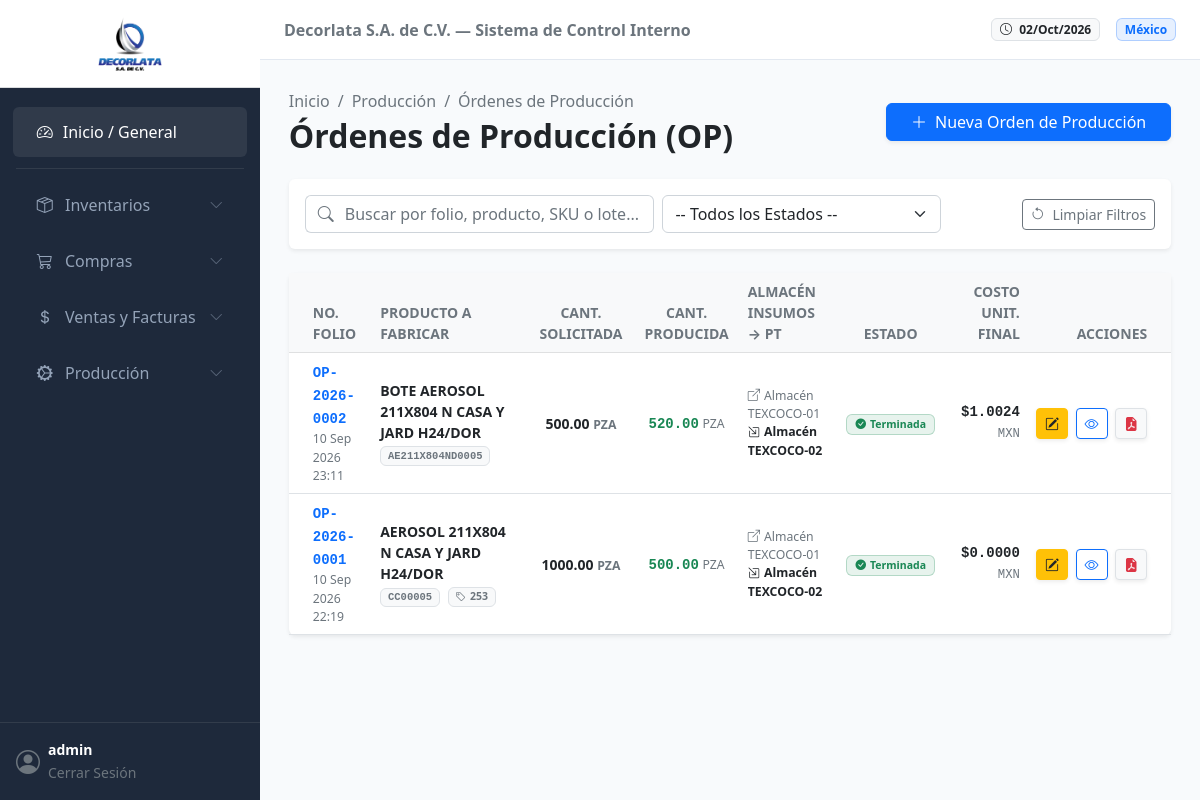
The page /produccion/ordenes/ (signed in) on the database as committed earlier.
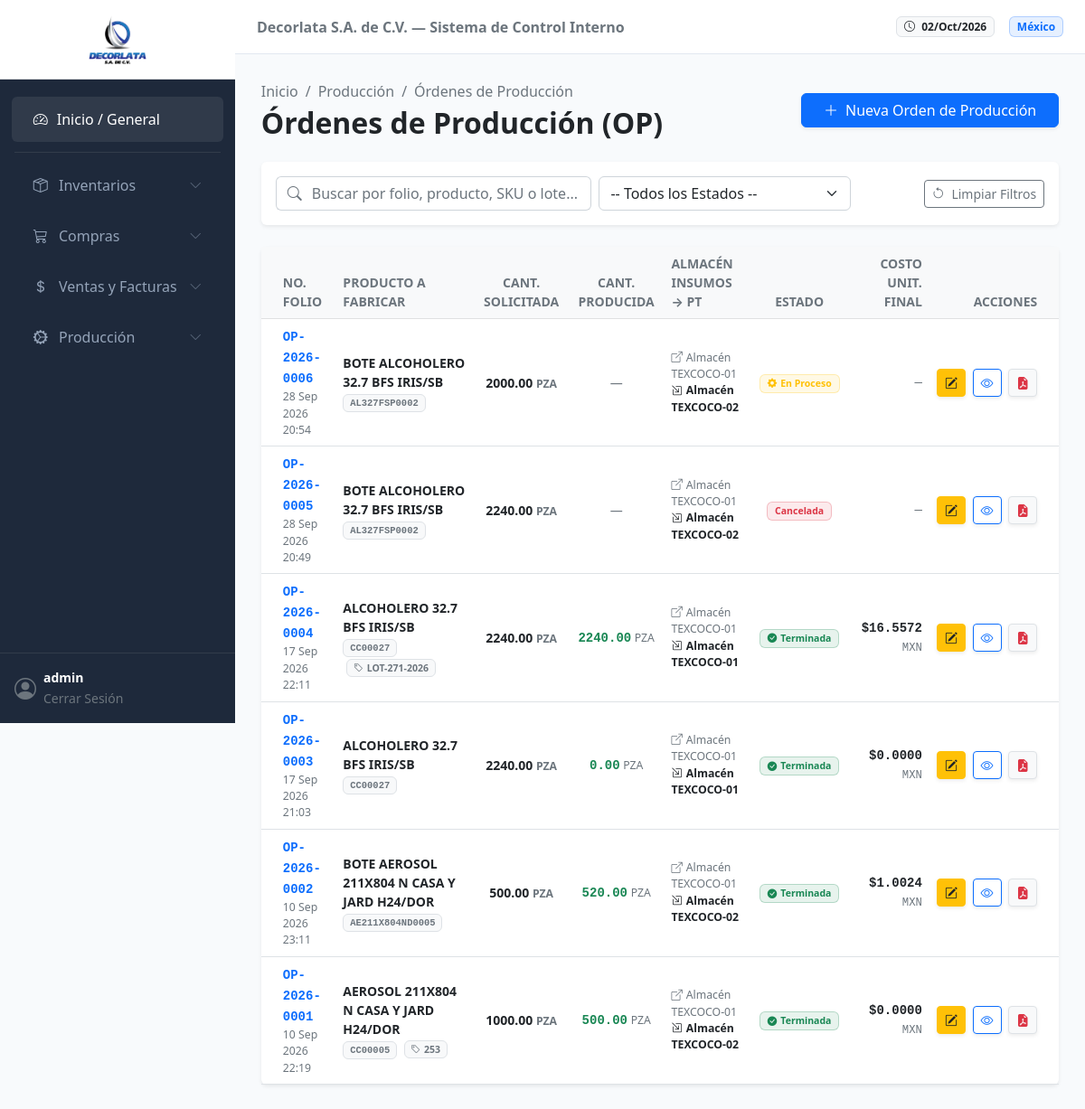
The same page on the database as committed later.
### produccion/models.py (models this page shows, shortened)
class OrdenProduccion(models.Model):
    PLANEADA = 'PLA'
    EN_PROCESO = 'PRO'
    TERMINADA = 'TER'
    CANCELADA = 'CAN'
    ESTADOS_PRODUCCION = [
        (PLANEADA, 'Planeada / En Espera'),
        (EN_PROCESO, 'En Proceso de Fabricación'),
        (TERMINADA, 'Terminada (Stock Afectado)'),
        (CANCELADA, 'Cancelada'),
    ]
    folio = models.CharField(
        max_length=20,
        unique=True,
        editable=False,
        verbose_name="No. Orden de Producción"
    )
    producto_a_fabricar = models.ForeignKey(
        Producto,
        on_delete=models.PROTECT,
        related_name='ordenes_fabricacion',
        verbose_name="Producto a Fabricar"
    )
    bom = models.ForeignKey(
        ListaMaterialesBOM,
        on_delete=models.PROTECT,
        null=True,
        blank=True,
        related_name='ordenes_produccion',
        verbose_name="Fórmula / BOM Utilizada"
    )
    cantidad_a_producir = models.DecimalField(
        max_digits=14,
        decimal_places=4,
        validators=[MinValueValidator(Decimal('0.0001'))],
        verbose_name="Cantidad Solicitada"
    )
    cantidad_producida = models.DecimalField(
        max_digits=14,
        decimal_places=4,
        default=Decimal('0.0000'),
        verbose_name="Cantidad Producida Real"
    )
    bodega_origen_insumos = models.ForeignKey(
        Bodega,
        on_delete=models.PROTECT,
        null=True,
        blank=True,
        related_name='ops_origen',
        verbose_name="Bodega de Insumos / Materia Prima",
        help_text="Almacén del cual se tomarán las materias primas y componentes"
    )
    bodega_destino_pt = models.ForeignKey(
        Bodega,
        on_delete=models.PROTECT,
        null=True,
        blank=True,
        related_name='ops_destino',
        verbose_name="Bodega Destino (Producto Fabricado)",
        help_text="Almacén al cual ingresará el lote terminado"
    )
    fecha_inicio = models.DateTimeField(
        default=timezone.now,
        verbose_name="Fecha de Creación"
    )
    fecha_compromiso = models.DateField(
        null=True,
        blank=True,
        verbose_name="Fecha Compromiso de Entrega"
    )
    fecha_finalizacion = models.DateTimeField(
        null=True,
        blank=True,
        verbose_name="Fecha de Finalización"
    )
    estado = models.CharField(
        max_length=3,
        choices=ESTADOS_PRODUCCION,
        default=PLANEADA,
        verbose_name="Estado de Producción"
    )
    costo_total_insumos_mxn = models.DecimalField(
        max_digits=18,
        decimal_places=6,
        default=Decimal('0.000000'),
        verbose_name="Costo Total Insumos (MXN)"
    )
    costo_unitario_final_mxn = models.DecimalField(
        max_digits=18,
        decimal_places=6,
        default=Decimal('0.000000'),
        verbose_name="Costo Unitario Resultante (MXN)"
    )
    lote_fabricacion = models.CharField(
        max_length=50,
        blank=True,
        null=True,
        verbose_name="Lote de Fabricación"
    )
    usuario_creacion = models.ForeignKey(
        User,
        on_delete=models.PROTECT,
        null=True,
        blank=True,
        related_name='ops_creadas',
        verbose_name="Registrado por"
    )
    usuario_finalizacion = models.ForeignKey(
        User,
        on_delete=models.PROTECT,
        null=True,
        blank=True,
        related_name='ops_finalizadas',
        verbose_name="Finalizado por"
    )
    observaciones = models.TextField(
        blank=True,
        null=True,
        verbose_name="Observaciones del Proceso"
    )
    class Meta:
        verbose_name = "Orden de Producción"
        verbose_name_plural = "Órdenes de Producción"
        ordering = ['-fecha_inicio']
    @property
    def entregas_pendientes_count(self):
        return self.entregas_parciales.filter(estado=EntregaParcialProduccion.PENDIENTE).count()

### inventario/models.py (models this page shows, shortened)
class Producto(models.Model):
    MATERIA_PRIMA = 'MP'
    COMPONENTE = 'CP'
    PRODUCTO_TERMINADO = 'PT'
    HOJALATA_ROLLO = 'HR'
    HOJA_LITOGRAFIADA = 'HL'
    HOJA_CORTADA = 'HC'
    PLANTILLA = 'CC'
    TIPO_PRODUCTO_CHOICES = [
        (MATERIA_PRIMA, 'Materia Prima (Materiales de Empaque/Cobre/Bzniz)'),
        (COMPONENTE, 'Componente (Conos/Fondos/Boq./Válvulas)'),
        (PRODUCTO_TERMINADO, 'Bote Terminado (Aerosol,Alcoholero,Pintura)'),
        (HOJALATA_ROLLO, 'Hojalata Rollo'),
        (HOJA_LITOGRAFIADA, 'Hoja (Litografiada / Barnizada)'),
        (HOJA_CORTADA, 'Hoja Cortada Plain'),
        (PLANTILLA, 'Plantilla(Cuerpos Cortados)'),
    ]
    nombre = models.CharField(max_length=255)
    sku = models.CharField(max_length=50, unique=True, help_text="Ej: AE-001 (Aerosol) o MP-BAR-EPO (Barniz)")
    descripcion = models.TextField(blank=True, null=True)
    tipo = models.CharField(max_length=2, choices=TIPO_PRODUCTO_CHOICES, default=PRODUCTO_TERMINADO)
    unidad_medida = models.ForeignKey(UnidadMedida, on_delete=models.PROTECT, help_text="Ej: Pza, Kg")
    moneda_base_costo = models.ForeignKey(
        Moneda, on_delete=models.PROTECT, related_name='productos_costo', help_text="Moneda en la que se rastrea el costo promedio"
    )
    moneda_base_venta = models.ForeignKey(
        Moneda, on_delete=models.PROTECT, related_name='productos_venta', help_text="Moneda de referencia para precios de venta"
    )
    costo_promedio_mxn = models.DecimalField(
        max_digits=18, decimal_places=6, default=Decimal('0.000000'), help_text="Costo promedio unitario en MXN para contabilidad"
    )
    class Meta:
        verbose_name = "Producto"
        verbose_name_plural = "Catálogo de Productos"

class UnidadMedida(models.Model):
    codigo = models.CharField(max_length=10, unique=True)
    nombre = models.CharField(max_length=50)
    class Meta:
        verbose_name = "Unidad de Medida"
        verbose_name_plural = "Unidades de Medida"

class Bodega(models.Model):
    codigo = models.CharField(max_length=20, unique=True)
    nombre = models.CharField(max_length=100)
    descripcion = models.TextField(blank=True, null=True)
    class Meta:
        verbose_name = "Bodega / Almacén"
        verbose_name_plural = "Bodegas / Almacenes"

### produccion/views.py (the view, shortened to what this page needs)
# urls.py: path('ordenes/', views.ordenes_catalogo_view, name='lista_ordenes'),
@login_required
def ordenes_catalogo_view(request):
    query = request.GET.get('q', '').strip()
    estado_filtro = request.GET.get('estado', '').strip()
    ordenes = OrdenProduccion.objects.select_related(
        'producto_a_fabricar',
        'producto_a_fabricar__unidad_medida',
        'bodega_origen_insumos',
        'bodega_destino_pt',
        'usuario_creacion'
    ).all()
    if estado_filtro:
        ordenes = ordenes.filter(estado=estado_filtro)
    if request.headers.get('HX-Request') and not request.headers.get('HX-Target') == 'main-content':
        return render(request, 'produccion/partials/_tabla_ordenes.html', {'ordenes': ordenes})
    return render(request, 'produccion/ordenes_catalogo.html', {
        'ordenes': ordenes,
        'query': query,
        'estado_filtro': estado_filtro
    })

### produccion/templates/produccion/ordenes_catalogo.html (shortened to what this page needs)
{% extends 'general/base.html' %}
{% load static %}
{% block content %}
<div class="d-flex justify-content-between align-items-center mb-4 flex-wrap gap-3">
    <div>
        <nav aria-label="breadcrumb">
            <ol class="breadcrumb mb-1 small">
                <li class="breadcrumb-item"><a href="{% url 'general:dashboard' %}" class="text-decoration-none text-muted">Inicio</a></li>
                <li class="breadcrumb-item"><a href="#" class="text-decoration-none text-muted">Producción</a></li>
                <li class="breadcrumb-item active" aria-current="page">Órdenes de Producción</li>
            </ol>
        </nav>
        <h2 class="fw-bold text-dark mb-0">Órdenes de Producción (OP)</h2>
    </div>
    <div>
        <a href="{% url 'produccion:crear_orden' %}" class="btn btn-primary px-4 shadow-sm">
            <i class="bi bi-plus-lg me-2"></i>Nueva Orden de Producción
        </a>
    </div>
</div>
<div class="card border-0 shadow-sm mb-4">
    <div class="card-body p-3">
        <form id="filtro-ordenes-form"
              class="row g-2 align-items-center"
              hx-get="{% url 'produccion:lista_ordenes' %}"
              hx-trigger="submit, change from:select, keyup delay:350ms from:input"
              hx-target="#tabla-ordenes-container">
            <div class="col-md-5">
                <div class="input-group">
                    <span class="input-group-text bg-white border-end-0 text-muted"><i class="bi bi-search"></i></span>
                    <input type="text"
                           class="form-control border-start-0 ps-0"
                           placeholder="Buscar por folio, producto, SKU o lote..."
                           name="q"
                           value="{{ query }}">
                </div>
            </div>
            <div class="col-md-4">
                <select name="estado" class="form-select">
                    <option value="">-- Todos los Estados --</option>
                </select>
            </div>
            <div class="col-md-3 text-md-end">
                <a href="{% url 'produccion:lista_ordenes' %}" class="btn btn-outline-secondary btn-sm">
                    <i class="bi bi-arrow-counterclockwise me-1"></i> Limpiar Filtros
                </a>
            </div>
        </form>
    </div>
</div>
<div class="card border-0 shadow-sm" id="tabla-ordenes-container">
    {% include 'produccion/partials/_tabla_ordenes.html' %}
</div>
{% endblock %}

### produccion/templates/produccion/partials/_tabla_ordenes.html (shortened to what the changed rows need)
<div class="table-responsive">
    <table class="table table-hover align-middle mb-0">
        <thead class="table-light text-muted small text-uppercase">
            <tr>
                <th class="ps-4">No. Folio</th>
                <th>Producto a Fabricar</th>
                <th class="text-center">Cant. Solicitada</th>
                <th class="text-center">Cant. Producida</th>
                <th>Almacén Insumos &rarr; PT</th>
                <th class="text-center">Estado</th>
                <th class="text-end">Costo Unit. Final</th>
                <th class="text-end pe-4">Acciones</th>
            </tr>
        </thead>
        <tbody class="text-secondary small">
            {% for orden in ordenes %}
            <tr>
                <td class="ps-4">
                    <a href="{% url 'produccion:detalle_orden' orden.id %}" class="fw-bold text-decoration-none text-primary font-monospace">
                        {{ orden.folio }}
                    </a>
                    <span class="d-block text-muted small">{{ orden.fecha_inicio|date:"d M Y H:i" }}</span>
                </td>
                <td>
                    <span class="fw-bold text-dark d-block">{{ orden.producto_a_fabricar.nombre }}</span>
                    <span class="badge bg-light text-secondary border font-monospace">{{ orden.producto_a_fabricar.sku }}</span>
                    {% if orden.lote_fabricacion %}
                        <span class="badge bg-light text-muted border ms-1"><i class="bi bi-tag me-1"></i>{{ orden.lote_fabricacion }}</span>
                    {% endif %}
                </td>
                <td class="text-center fw-semibold text-dark">
                    {{ orden.cantidad_a_producir|floatformat:2 }} <small class="text-muted">{{ orden.producto_a_fabricar.unidad_medida.codigo }}</small>
                </td>
                <td class="text-center">
                    {% if orden.estado == 'TER' %}
                        <span class="fw-bold text-success font-monospace">{{ orden.cantidad_producida|floatformat:2 }}</span>
                        <small class="text-muted">{{ orden.producto_a_fabricar.unidad_medida.codigo }}</small>
                    {% else %}
                        <span class="text-muted">&mdash;</span>
                    {% endif %}
                </td>
                <td>
                    <small class="d-block text-muted"><i class="bi bi-box-arrow-up-right me-1"></i>{{ orden.bodega_origen_insumos.nombre }}</small>
                    <small class="d-block text-dark fw-semibold"><i class="bi bi-box-arrow-in-down-right me-1"></i>{{ orden.bodega_destino_pt.nombre }}</small>
                </td>
                <td class="text-center">
                    {% if orden.estado == 'PLA' %}
                        <span class="badge bg-secondary bg-opacity-10 text-secondary border border-secondary border-opacity-25 px-2 py-1">
                            <i class="bi bi-clock me-1"></i>Planeada
                        </span>
                    {% elif orden.estado == 'PRO' %}
                        <span class="badge bg-warning bg-opacity-10 text-warning border border-warning border-opacity-25 px-2 py-1">
                            <i class="bi bi-gear-fill me-1"></i>En Proceso
                        </span>
                    {% elif orden.estado == 'TER' %}
                        <span class="badge bg-success bg-opacity-10 text-success border border-success border-opacity-25 px-2 py-1">
                            <i class="bi bi-check-circle-fill me-1"></i>Terminada
                        </span>
                    {% elif orden.estado == 'CAN' %}
                        <span class="badge bg-danger bg-opacity-10 text-danger border border-danger border-opacity-25 px-2 py-1">
                            Cancelada
                        </span>
                    {% endif %}
                </td>
                <td class="text-end font-monospace">
                    {% if orden.estado == 'TER' %}
                        <strong class="text-dark">${{ orden.costo_unitario_final_mxn|floatformat:4 }}</strong> <small class="text-muted">MXN</small>
                    {% else %}
                        <span class="text-muted">&mdash;</span>
                    {% endif %}
                </td>
                <td class="text-end pe-4 text-nowrap">
                    <a href="{% url 'produccion:gestionar_orden' orden.id %}" class="btn btn-sm btn-warning text-dark shadow-sm position-relative" title="Editar / Gestionar Entregas Parciales">
                        <i class="bi bi-pencil-square"></i>
                    </a>
                    <a href="{% url 'produccion:detalle_orden' orden.id %}" class="btn btn-sm btn-outline-primary shadow-sm ms-1" title="Ver Detalle y Trazabilidad">
                        <i class="bi bi-eye"></i>
                    </a>
                    <a href="{% url 'produccion:descargar_pdf' orden.id %}" target="_blank" class="btn btn-sm btn-light text-danger border shadow-sm ms-1" title="Descargar Hoja de Viajero (PDF)">
                        <i class="bi bi-file-earmark-pdf-fill"></i>
                    </a>
                </td>
            </tr>
            {% endfor %}
        </tbody>
    </table>
</div>

Rows that differ between the two databases and show on the page:
added OrdenProduccion: folio "OP-2026-0006", fecha_inicio "28 Sep 2026 20:54", producto_a_fabricar.nombre "BOTE ALCOHOLERO 32.7 BFS IRIS/SB", producto_a_fabricar.sku "AL327FSP0002", cantidad_a_producir "2000.00", producto_a_fabricar.unidad_medida.codigo "PZA", bodega_origen_insumos.nombre "Almacén TEXCOCO-01", bodega_destino_pt.nombre "Almacén TEXCOCO-02", estado "PRO" (drawn)
added OrdenProduccion: folio "OP-2026-0005", fecha_inicio "28 Sep 2026 20:49", producto_a_fabricar.nombre "BOTE ALCOHOLERO 32.7 BFS IRIS/SB", producto_a_fabricar.sku "AL327FSP0002", cantidad_a_producir "2240.00", producto_a_fabricar.unidad_medida.codigo "PZA", bodega_origen_insumos.nombre "Almacén TEXCOCO-01", bodega_destino_pt.nombre "Almacén TEXCOCO-02", estado "Cancelada"
added OrdenProduccion: folio "OP-2026-0004", fecha_inicio "17 Sep 2026 22:11", producto_a_fabricar.nombre "ALCOHOLERO 32.7 BFS IRIS/SB", producto_a_fabricar.sku "CC00027", lote_fabricacion "LOT-271-2026", cantidad_a_producir "2240.00", producto_a_fabricar.unidad_medida.codigo "PZA", cantidad_producida "2240.00", bodega_origen_insumos.nombre "Almacén TEXCOCO-01", bodega_destino_pt.nombre "Almacén TEXCOCO-01", estado "TER" (drawn), costo_unitario_final_mxn "16.5572"
added OrdenProduccion: folio "OP-2026-0003", fecha_inicio "17 Sep 2026 21:03", producto_a_fabricar.nombre "ALCOHOLERO 32.7 BFS IRIS/SB", producto_a_fabricar.sku "CC00027", cantidad_a_producir "2240.00", producto_a_fabricar.unidad_medida.codigo "PZA", cantidad_producida "0.00", bodega_origen_insumos.nombre "Almacén TEXCOCO-01", bodega_destino_pt.nombre "Almacén TEXCOCO-01", estado "TER" (drawn), costo_unitario_final_mxn "0.0000"
